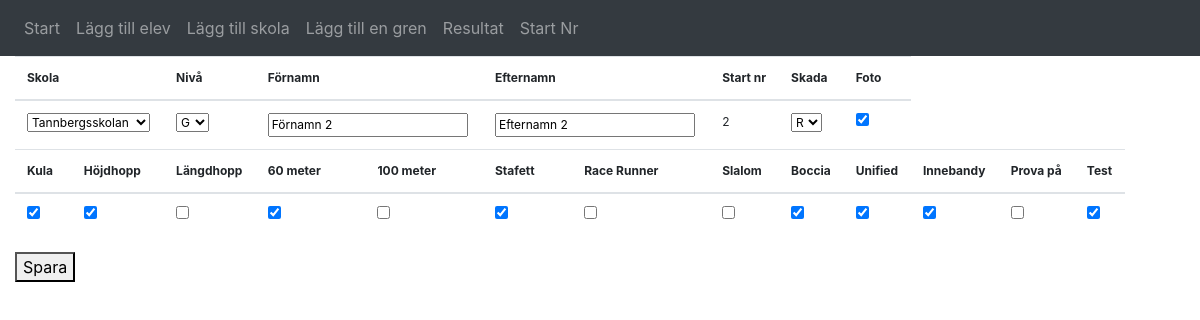
Screenshot of /editstudent.php?editstudent=1&startNumber=2&site=index.php with the database file from the repository.
### tables this page shows
CREATE TABLE `school` (
  `idSchool` int(11) NOT NULL,
  `city` text NOT NULL,
  `school` text NOT NULL
);

CREATE TABLE `athletes` (
  `id` int(11) NOT NULL,
  `schoolNumber` int(11) NOT NULL,
  `stage` text NOT NULL,
  `firstName` text NOT NULL,
  `lastName` text NOT NULL,
  `startNumber` int(11) NOT NULL,
  `disabilities` text NOT NULL,
  `photo` text NOT NULL
);

CREATE TABLE `branchHeader` (
  `id` int(11) NOT NULL,
  `sortNr` int(11) NOT NULL,
  `branch` text NOT NULL
);

### editstudent.php (the view, shortened to what this page needs)
<?php
require 'header.php';
if ($_GET['editstudent']=1) {
    $startnumber = $_GET['startNumber'];
    $fromSite = $_GET['site'];
    $scoolStage = array('L','M','H','G');
    $disabilities = array('R','S','U');
    $sql1 = "SELECT * FROM school INNER JOIN athletes ON school.idSchool=athletes.schoolNumber INNER JOIN branch ON athletes.startNumber=branch.startNumberA WHERE athletes.startNumber=$startnumber";
    $result1 = $mysqli -> query($sql1);
    $numcountfields1 = mysqli_num_fields($result1);
    $fieldConunt = $numcountfields1-1;
    $sql2 = "SELECT * FROM school";
    $result2 = $mysqli -> query($sql2);
    $sql5 = "SELECT branch FROM branchHeader";
    $result5 = $mysqli -> query($sql5);
    $branchCheck = array();
    while ($row1 = mysqli_fetch_array($result5)) {
        $branchTh[] = $tab.$tab.$tab.$tab.$tab.'<th nowrap class="text-left">'.$row1['branch'].'</th>'.$nl;
        $branchCheck[] = $row1['branch'];
    }
    $New_start_index = 13;
    $branchCheck = array_combine(range($New_start_index,
    count($branchCheck) + ($New_start_index-1)),
    array_values($branchCheck));
    while ($row3 = mysqli_fetch_array($result1)) {
        $student[] = $tab.$tab.$tab.$tab.$tab.'<td class="text-left" colspan="2">'.$nl;
        $student[] = $tab.$tab.$tab.$tab.$tab.$tab.'<select name="school">'.$nl;
        while ($row1 = mysqli_fetch_array($result2)) {
            if ($row1["school"] == $row3[2]) {
                $student[] = $tab.$tab.$tab.$tab.$tab.$tab.$tab.'<option selected="selected" value="'.$row1["idSchool"].'">'.$row3[2].'</option>'.$nl;
            } else {
                $student[] = $tab.$tab.$tab.$tab.$tab.$tab.$tab.'<option value="'.$row1["idSchool"].'">'.$row1["school"].'</option>'.$nl;
            }
        }
        $student[] = $tab.$tab.$tab.$tab.$tab.$tab.'<select>'.$nl;
        $student[] = $tab.$tab.$tab.$tab.$tab.'</td>'.$nl;
        $student[] = $tab.$tab.$tab.$tab.$tab.'<td class="text-left">'.$nl;
        $student[] = $tab.$tab.$tab.$tab.$tab.$tab.'<select name="stage">'.$nl;
            foreach ($scoolStage as $value) {
                if ($row3["stage"] == $value) {
                    $student[] = $tab.$tab.$tab.$tab.$tab.$tab.$tab.'<option selected="selected" value="'.$row3["stage"].'">'.$row3["stage"].'</option>'.$nl;
                } else {
                    $student[] = $tab.$tab.$tab.$tab.$tab.$tab.$tab.'<option value="'.$value.'">'.$value.'</option>'.$nl;
                }
            }
        $student[] = $tab.$tab.$tab.$tab.$tab.$tab.'</select>'.$nl;
        $student[] = $tab.$tab.$tab.$tab.$tab.'</td>'.$nl;
        $student[] = $tab.$tab.$tab.$tab.$tab.'<td colspan="2" class="text-left"><input type="text" name="firstName" value="'.$row3[6].'"></td>'.$nl;
        $student[] = $tab.$tab.$tab.$tab.$tab.'<td colspan="2" class="text-left"><input type="text" name="lastName" value="'.$row3[7].'"></td>'.$nl;
        $student[] = $tab.$tab.$tab.$tab.$tab.'<td class="text-left"><input type="hidden" name="startNumber" value="'.$row3[8].'">'.$row3[8].'</td>'.$nl;
        $student[] = $tab.$tab.$tab.$tab.$tab.'<td class="text-left">'.$nl;
        $student[] = $tab.$tab.$tab.$tab.$tab.$tab.'<select name="disabilities">'.$nl;
            foreach ($disabilities as $val) {
                if ($row3["disabilities"] == $val) {
                    $student[] = $tab.$tab.$tab.$tab.$tab.'<option selected="selected" value="'.$row3["disabilities"].'">'.$row3["disabilities"].'</option>'.$nl;
                } else {
                    $student[] = $tab.$tab.$tab.$tab.$tab.$tab.$tab.'<option value="'.$val.'">'.$val.'</option>'.$nl;
                }
            }
        $student[] = $tab.$tab.$tab.$tab.$tab.$tab.'</select>'.$nl;
        $student[] = $tab.$tab.$tab.$tab.$tab.'</td>'.$nl;
        if ($row3[10] == " ") {
            $student[] = $tab.$tab.$tab.$tab.$tab.'<td class="text-left"><input type="checkbox" name="photo"></td>'.$nl;
        }
        else {
            $student[] = $tab.$tab.$tab.$tab.$tab.'<td class="text-left"><input type="checkbox" name="photo" checked></td>'.$nl;
        }
        for ($y=13; $y <= $fieldConunt; $y++) {
            if ($row3[$y] == 0) {
                $branch[] = $tab.$tab.$tab.$tab.$tab.'<td class="text-left"><input type="checkbox" name="checkbox[]" value="'.$branchCheck[$y].'"></td>'.$nl;
            }
            else {
                $branch[] = $tab.$tab.$tab.$tab.$tab.'<td class="text-left"><input type="checkbox" name="checkbox[]" id="myCheck'.$y.'" value="'.$branchCheck[$y].'" data-valuetwo="'.$startnumber.'" data-valuethree="'.$fromSite.'" onclick="checkBranch('.$y.')" checked></td>'.$nl;
            }
        }
    }
    echo $nl.'<form action="actionuppdate.php" method="post">'.$nl;
        echo $tab.'<div class="container ml-0">'.$nl;
            echo $tab.$tab.'<table class="table">'.$nl;
                echo $tab.$tab.$tab.'<thead>'.$nl;
                    echo $tab.$tab.$tab.$tab.'<tr>'.$nl;
                        echo $tab.$tab.$tab.$tab.$tab.'<th colspan="2">Skola</th>'.$nl;
                        echo $tab.$tab.$tab.$tab.$tab.'<th colspan="1">Nivå</th>'.$nl;
                        echo $tab.$tab.$tab.$tab.$tab.'<th colspan="2">Förnamn</th>'.$nl;
                        echo $tab.$tab.$tab.$tab.$tab.'<th colspan="2">Efternamn</th>'.$nl;
                        echo $tab.$tab.$tab.$tab.$tab.'<th>Start nr</th>'.$nl;
                        echo $tab.$tab.$tab.$tab.$tab.'<th colspan="1">Skada</th>'.$nl;
                        echo $tab.$tab.$tab.$tab.$tab.'<th>Foto</th>'.$nl;
                    echo $tab.$tab.$tab.$tab.'</tr>'.$nl;
                echo $tab.$tab.$tab.'</thead>'.$nl;
                echo $tab.$tab.$tab.'<tbody>'.$nl;
                    echo $tab.$tab.$tab.$tab.'<tr>'.$nl;
                        echo implode('', $student);
                    echo $tab.$tab.$tab.$tab.'</tr>'.$nl;
                echo $tab.$tab.$tab.'</tbody>'.$nl;
                echo $tab.$tab.$tab.'<thead>'.$nl;
                    echo $tab.$tab.$tab.$tab.'<tr>'.$nl;
                        echo implode('', $branchTh);
                    echo $tab.$tab.$tab.$tab.'</tr>'.$nl;
                echo $tab.$tab.$tab.'</thead>'.$nl;
                echo $tab.$tab.$tab.'<tbody>'.$nl;
                    echo $tab.$tab.$tab.$tab.'<tr>'.$nl;
                        echo implode('', $branch);
                    echo $tab.$tab.$tab.$tab.'</tr>'.$nl;
                echo $tab.$tab.$tab.'</tbody>'.$nl;
            echo $tab.$tab.'</table>'.$nl;
            echo $tab.$tab.'<button type="submit" onclick="uppdate()" name="Spara">Spara</button>'.$nl;
            echo $tab.'</div>'.$nl;
        echo '</form>'.$nl;
}
else {
    echo "<script type='text/javascript'>
            alert('Välj ett start nr från startsidan.');
                window.location='index.php';
        </script>";
}
require 'footer.php';
?>

### includes/mall.css (style rules this page uses)
body { margin: 0; padding: 0; }
.table { font-size: 12px; }
.table td { text-align: center; }

### rows the page displays
school: school "Tannbergsskolan", stage "G", firstName "Förnamn 2", lastName "Efternamn 2", athletes.startNumber "2", disabilities "R"
branchheader: branch "Kula"
branchheader: branch "Höjdhopp"
branchheader: branch "Längdhopp"
branchheader: branch "60 meter"
branchheader: branch "100 meter"
branchheader: branch "Stafett"
branchheader: branch "Race Runner"
branchheader: branch "Slalom"
branchheader: branch "Boccia"
branchheader: branch "Unified"
branchheader: branch "Innebandy"
branchheader: branch "Prova på"
branchheader: branch "Test"
